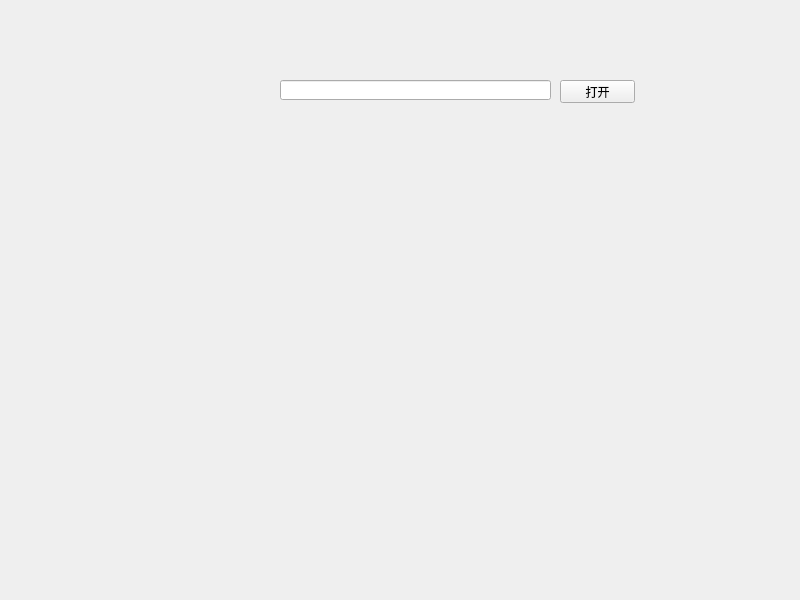
<?xml version="1.0" encoding="UTF-8"?>
<ui version="4.0">
 <class>Widget</class>
 <widget class="QWidget" name="Widget">
  <property name="geometry">
   <rect>
    <x>0</x>
    <y>0</y>
    <width>800</width>
    <height>600</height>
   </rect>
  </property>
  <property name="windowTitle">
   <string>Widget</string>
  </property>
  <widget class="QPushButton" name="pushButton">
   <property name="geometry">
    <rect>
     <x>560</x>
     <y>80</y>
     <width>75</width>
     <height>23</height>
    </rect>
   </property>
   <property name="text">
    <string>打开</string>
   </property>
  </widget>
  <widget class="QLineEdit" name="lineEdit">
   <property name="geometry">
    <rect>
     <x>280</x>
     <y>80</y>
     <width>271</width>
     <height>20</height>
    </rect>
   </property>
  </widget>
 </widget>
 <resources/>
 <connections/>
</ui>
